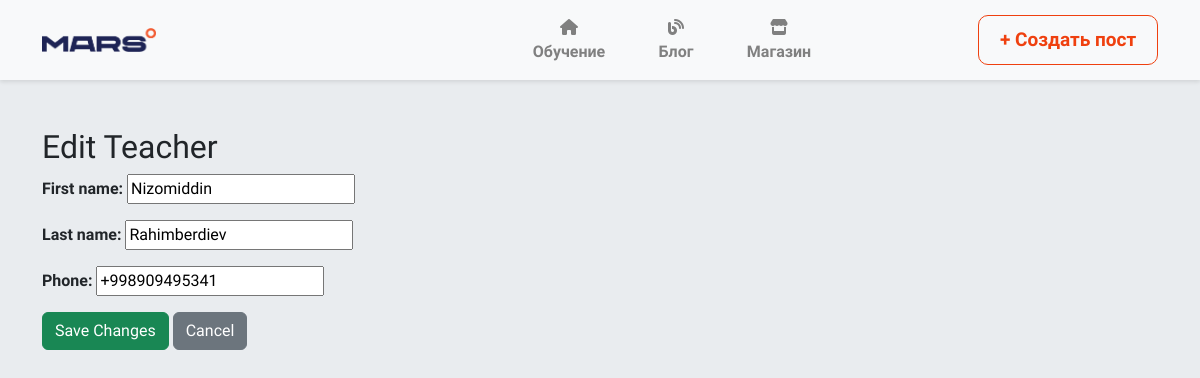
Page /users/edit_teacher/2/ on the committed database.
### users/models.py (models this page shows, shortened)
class CustomUser(AbstractUser):
    groups = models.ManyToManyField(
        'auth.Group',
        related_name='customuser_set',  # related_name bilan to'qnashuv oldini olish
        blank=True
    )
    user_permissions = models.ManyToManyField(
        'auth.Permission',
        related_name='customuser_set_permissions',  # related_name bilan to'qnashuv oldini olish
        blank=True
    )

class Teacher(CustomUser):
    rating = models.IntegerField(default=1)
    salary = models.IntegerField(default=0)
    phone = models.CharField(max_length=13)

### users/views.py (the view)
# urls.py: path('edit_teacher/<int:id>/', edit_teacher, name='edit_teacher'),
def edit_teacher(request, id):
    teacher = get_object_or_404(Teacher, id=id)
    if request.method == 'POST':
        form = EditTeacherForm(request.POST, instance=teacher)
        if form.is_valid():
            form.save()
            return redirect('admin_page')
    else:
        form = EditTeacherForm(instance=teacher)
    return render(request, 'edit_teacher.html', {'form': form})

### users/forms.py
class EditTeacherForm(forms.ModelForm):
    class Meta:
        model = Teacher
        fields = ['first_name', 'last_name', 'phone']

### templates/edit_teacher.html (shortened to what this page needs)
{% extends "base.html" %}
{% block content %}
<div class="container mt-5">
    <h2>Edit Teacher</h2>
    <form method="post">
        {{ form.as_p }}
        <button type="submit" class="btn btn-success">Save Changes</button>
        <a href="{% url 'admin_page' %}" class="btn btn-secondary">Cancel</a>
    </form>
</div>
{% endblock %}

### templates/base.html (style rules this page uses)
body { font-family: 'Onest', sans-serif; font-weight: 700; }

### rows in the picture
CustomUser: first_name "Nizomiddin", last_name "Rahimberdiev"
Teacher: phone "+998909495341"
